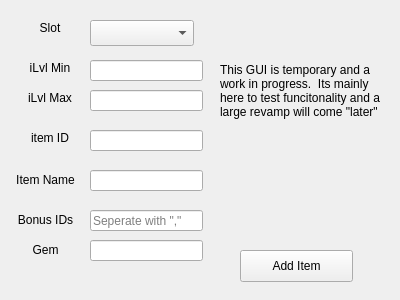
<?xml version="1.0" encoding="UTF-8"?>
<ui version="4.0">
 <class>GearSelection</class>
 <widget class="QWidget" name="GearSelection">
  <property name="geometry">
   <rect>
    <x>0</x>
    <y>0</y>
    <width>400</width>
    <height>300</height>
   </rect>
  </property>
  <property name="windowTitle">
   <string>Form</string>
  </property>
  <widget class="QComboBox" name="comboBoxSlotSelection">
   <property name="geometry">
    <rect>
     <x>90</x>
     <y>20</y>
     <width>104</width>
     <height>26</height>
    </rect>
   </property>
  </widget>
  <widget class="QLineEdit" name="lineEditILvlMin">
   <property name="geometry">
    <rect>
     <x>90</x>
     <y>60</y>
     <width>113</width>
     <height>21</height>
    </rect>
   </property>
  </widget>
  <widget class="QLineEdit" name="lineEditILvlMax">
   <property name="geometry">
    <rect>
     <x>90</x>
     <y>90</y>
     <width>113</width>
     <height>21</height>
    </rect>
   </property>
  </widget>
  <widget class="QLabel" name="label">
   <property name="geometry">
    <rect>
     <x>20</x>
     <y>20</y>
     <width>60</width>
     <height>16</height>
    </rect>
   </property>
   <property name="text">
    <string>Slot</string>
   </property>
   <property name="alignment">
    <set>Qt::AlignCenter</set>
   </property>
  </widget>
  <widget class="QLabel" name="label_2">
   <property name="geometry">
    <rect>
     <x>20</x>
     <y>60</y>
     <width>60</width>
     <height>16</height>
    </rect>
   </property>
   <property name="text">
    <string>iLvl Min</string>
   </property>
   <property name="alignment">
    <set>Qt::AlignCenter</set>
   </property>
  </widget>
  <widget class="QLabel" name="label_3">
   <property name="geometry">
    <rect>
     <x>20</x>
     <y>90</y>
     <width>60</width>
     <height>16</height>
    </rect>
   </property>
   <property name="text">
    <string>iLvl Max</string>
   </property>
   <property name="alignment">
    <set>Qt::AlignCenter</set>
   </property>
  </widget>
  <widget class="QLabel" name="label_4">
   <property name="geometry">
    <rect>
     <x>20</x>
     <y>130</y>
     <width>60</width>
     <height>16</height>
    </rect>
   </property>
   <property name="text">
    <string>item ID</string>
   </property>
   <property name="alignment">
    <set>Qt::AlignCenter</set>
   </property>
  </widget>
  <widget class="QLineEdit" name="lineEditID">
   <property name="geometry">
    <rect>
     <x>90</x>
     <y>130</y>
     <width>113</width>
     <height>21</height>
    </rect>
   </property>
  </widget>
  <widget class="QLabel" name="label_5">
   <property name="geometry">
    <rect>
     <x>10</x>
     <y>170</y>
     <width>71</width>
     <height>20</height>
    </rect>
   </property>
   <property name="text">
    <string>Item Name</string>
   </property>
   <property name="alignment">
    <set>Qt::AlignCenter</set>
   </property>
  </widget>
  <widget class="QLineEdit" name="lineEditItemName">
   <property name="geometry">
    <rect>
     <x>90</x>
     <y>170</y>
     <width>113</width>
     <height>21</height>
    </rect>
   </property>
  </widget>
  <widget class="QLabel" name="label_6">
   <property name="geometry">
    <rect>
     <x>220</x>
     <y>30</y>
     <width>161</width>
     <height>121</height>
    </rect>
   </property>
   <property name="text">
    <string>This GUI is temporary and a work in progress.  Its mainly here to test funcitonality and a large revamp will come &quot;later&quot;</string>
   </property>
   <property name="wordWrap">
    <bool>true</bool>
   </property>
  </widget>
  <widget class="QPushButton" name="buttonAddItem">
   <property name="geometry">
    <rect>
     <x>240</x>
     <y>250</y>
     <width>113</width>
     <height>32</height>
    </rect>
   </property>
   <property name="text">
    <string>Add Item</string>
   </property>
  </widget>
  <widget class="QLineEdit" name="lineEditBonusIDs">
   <property name="geometry">
    <rect>
     <x>90</x>
     <y>210</y>
     <width>113</width>
     <height>21</height>
    </rect>
   </property>
   <property name="text">
    <string/>
   </property>
   <property name="placeholderText">
    <string>Seperate with &quot;,&quot;</string>
   </property>
  </widget>
  <widget class="QLabel" name="label_7">
   <property name="geometry">
    <rect>
     <x>10</x>
     <y>210</y>
     <width>71</width>
     <height>20</height>
    </rect>
   </property>
   <property name="text">
    <string>Bonus IDs</string>
   </property>
   <property name="alignment">
    <set>Qt::AlignCenter</set>
   </property>
  </widget>
  <widget class="QLineEdit" name="lineEditGemID">
   <property name="geometry">
    <rect>
     <x>90</x>
     <y>240</y>
     <width>113</width>
     <height>21</height>
    </rect>
   </property>
  </widget>
  <widget class="QLabel" name="label_8">
   <property name="geometry">
    <rect>
     <x>10</x>
     <y>240</y>
     <width>71</width>
     <height>20</height>
    </rect>
   </property>
   <property name="text">
    <string>Gem</string>
   </property>
   <property name="alignment">
    <set>Qt::AlignCenter</set>
   </property>
  </widget>
 </widget>
 <resources/>
 <connections/>
</ui>
